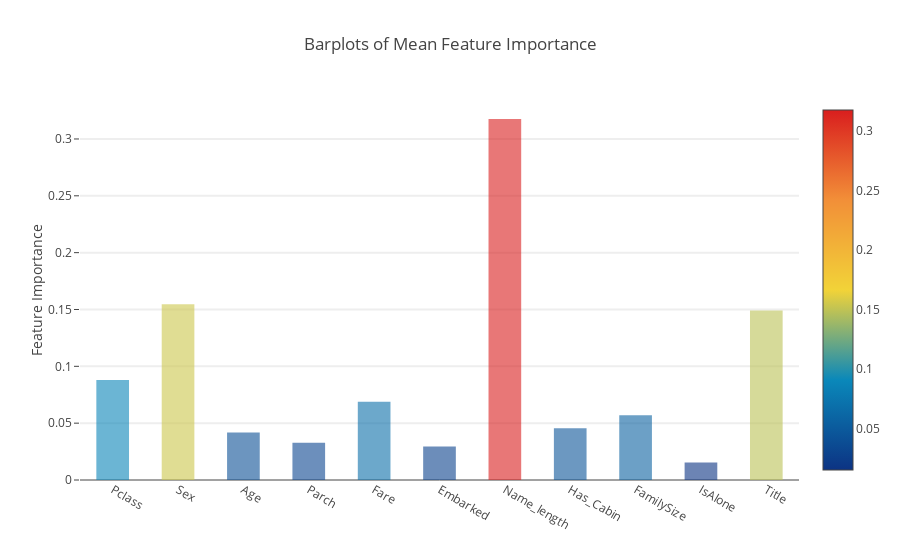

Notebook code cell kept with this figure:
### Code cell
# 已经在我们所有的分类器中获得了平均特征重要性，我们可以将它们绘制成如图所示的条形图：
y = feature_dataframe['mean'].values
x = feature_dataframe['features'].values
data = [go.Bar(
            x= x,
             y= y,
            width = 0.5,
            marker=dict(
               color = feature_dataframe['mean'].values,
            colorscale='Portland',
            showscale=True,
            reversescale = False
            ),
            opacity=0.6
        )]

layout= go.Layout(
    autosize= True,
    title= 'Barplots of Mean Feature Importance',
    hovermode= 'closest',
#     xaxis= dict(
#         title= 'Pop',
#         ticklen= 5,
#         zeroline= False,
#         gridwidth= 2,
#     ),
    yaxis=dict(
        title= 'Feature Importance',
        ticklen= 5,
        gridwidth= 2
    ),
    showlegend= False
)
fig = go.Figure(data=data, layout=layout)
py.iplot(fig, filename='bar-direct-labels')

### Figure 1 — Plotly figure (JSON) as saved in the notebook; plotly's stock layout.template omitted (floating-point values rounded to 4 significant figures)
{"data": [{"marker": {"color": [0.08806, 0.1546, 0.04169, 0.03271, 0.06889, 0.02944, 0.3176, 0.04551, 0.05694, 0.01548, 0.1491], "colorscale": "Portland", "reversescale": false, "showscale": true}, "opacity": 0.6, "type": "bar", "width": 0.5, "x": ["Pclass", "Sex", "Age", "Parch", "Fare", "Embarked", "Name_length", "Has_Cabin", "FamilySize", "IsAlone", "Title"], "y": [0.08806, 0.1546, 0.04169, 0.03271, 0.06889, 0.02944, 0.3176, 0.04551, 0.05694, 0.01548, 0.1491]}], "layout": {"autosize": true, "hovermode": "closest", "showlegend": false, "title": "Barplots of Mean Feature Importance", "yaxis": {"gridwidth": 2, "ticklen": 5, "title": "Feature Importance"}}}
